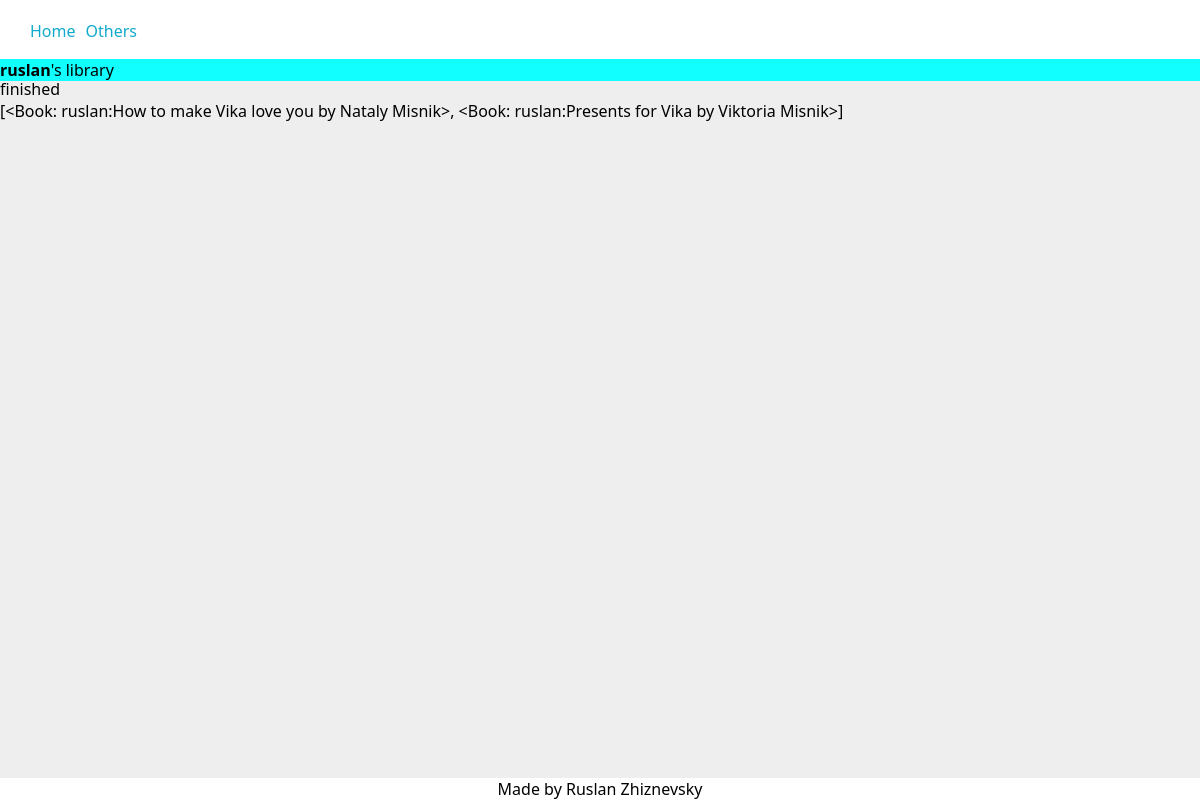
Page /users/ruslan/finished/ (signed in) on the committed database.
### users/models.py (models this page shows)
class User(AbstractBaseUser, PermissionsMixin):
    def get_profile_picture_upload_path(instance, filename):
        return f"profile_pictures/{instance.username}/{filename}"
    username = models.CharField(
        verbose_name="username",
        primary_key=True,
        unique=True,
        blank=False,
        null=False,     # don't set True if blank=True
        max_length=20,
        help_text="unique username",
        validators=[MinLengthValidator(3)],
    )
    email = models.EmailField(
        verbose_name="email",
        help_text="active email for connection with this account",
        max_length=255,
        unique=True,
        blank=False,
        null=False,
    )
    profile_picture = models.ImageField(
        verbose_name="profile picture",
        help_text="profile picture",
        upload_to=get_profile_picture_upload_path,
        max_length=255,
        blank=True,
        null=True,
        default=None,
    )
    to_show = models.BooleanField(
        verbose_name="to show",
        help_text="if this flag is set to False "
                  "user won't be listed in any public listings",
        default=True,
    )
    is_active = models.BooleanField(default=True)
    is_staff = models.BooleanField(default=False)
    USERNAME_FIELD = "username"
    EMAIL_FIELD = "email"
    REQUIRED_FIELDS = ["email"]
    objects = UserManager()
    def __str__(self):
        return self.username

### library/models.py (models this page shows, shortened)
class UserCategory(models.Model):
    user = models.ForeignKey(
        settings.AUTH_USER_MODEL,
        verbose_name="user",
        help_text="user, to whom add category",
        on_delete=models.CASCADE,
        related_name="user_categories",
        related_query_name="user_category",
    )
    category_name = models.CharField(
        verbose_name="category",
        help_text="category of the book(fantasy, horror, etc.)",
        max_length=20,
        blank=False,
        null=False,
    )
    class Meta:
        constraints = [
            models.UniqueConstraint(
                name="%(app_label)s_%(class)s_user_and_category_unique",
                fields=["user", "category_name"]
            )
        ]

class Book(models.Model):
    user = models.ForeignKey(
        settings.AUTH_USER_MODEL,
        verbose_name="user",
        help_text="user who has this book in their library",
        on_delete=models.CASCADE,
        related_name="books",
        related_query_name="book",
        null=False,
        blank=False,
    )
    title = models.CharField(
        verbose_name="title",
        help_text="title of the book",
        max_length=60,
        blank=True,
        null=False,
        unique=False,
    )
    author = models.CharField(
        verbose_name="author",
        help_text="author of the book",
        max_length=60,
        blank=True,
        null=False,
        unique=False,
    )
    started = models.DateField(
        verbose_name="started",
        help_text="date when started reading",
        default=datetime.date.today,
        editable=True,
        blank=True,
        null=True,
    )
    finished = models.DateField(
        verbose_name="finished",
        help_text="date when finished reading",
        editable=True,
        blank=True,
        null=True,
        default=None,
    )
    rating = models.PositiveIntegerField(
        verbose_name="rating",
        help_text="book rating from 1 to 10",
        blank=True,
        null=True,
        default=None,
        validators=[MaxValueValidator(10), MinValueValidator(1)],
    )
    comment = models.TextField(
        verbose_name="comment",
        help_text="comment on this book. Is it bad? Good?",
        blank=True,
    )
    category = models.ForeignKey(
        "UserCategory",
        on_delete=models.CASCADE,
        verbose_name="category",
    )
    def _get_bookfile_upload_path(instance, filename):
        return f"books/{instance.user}/{instance.author}_{instance.title}/{filename}"
    file = models.FileField(
        verbose_name="book file",
        help_text="book file to upload",
        upload_to=_get_bookfile_upload_path,
        blank=True,
        null=True,
        default=None,
    )
    def _get_coverfile_upload_path(instance, filename):
        return f"books/{instance.user}/{instance.author}_{instance.title}/{filename}"
    cover = models.ImageField(
        verbose_name="cover image",
        help_text="image of the cover of the book",
        upload_to=_get_coverfile_upload_path,
        blank=True,
        null=True,
        default=None,
    )
    def __str__(self):
        return f"{self.user}:{self.title} by {self.author}"
    class Meta:
        constraints = [
            models.CheckConstraint(
                check=~models.Q(started__gt=models.F("finished")),
                name="%(app_label)s_%(class)s_finished_before_started"
            ),
            models.UniqueConstraint(
                fields=["user", "title", "author"],
                name="%(app_label)s_%(class)s_user_title_author_unique",
            )
        ]

### library/views.py (the view)
# urls.py: path("users/<str:username>/<str:category>/", views.category, name="someones_category"),
@login_required
def category(request, category, username=None):
    if username is None:
        books = _sort_user_books_by_categories(request.user)[category]
        viewed_user = None
    else:
        viewed_user = User.objects.get(username=username)
        books = _sort_user_books_by_categories(viewed_user)[category]
    context = {
        "user": request.user,
        "viewed_user": viewed_user,
        "category": category,
        "books": books,
    }
    return render(request, "category.html", context=context)

### library/views.py (called while the page is built)
def _sort_user_books_by_categories(user):
    books = user.books.all()
    books_by_categories = {}
    category_objs = UserCategory.objects.filter(user=user)
    for category in [category_obj.category_name for category_obj in category_objs]:
        books_by_categories[category] = []
    for book in books:
        category_obj = book.category
        books_by_categories[category_obj.category_name] += [book]
    return books_by_categories

### library/templates/category.html
{% extends 'base.html' %}
{% block content %}
    {{ category }}
    <br>
    {{ books }}
{% endblock content %}

### library/templates/base.html (shortened to what this page needs)
{% load static %}
<!DOCTYPE html>
<html lang="en">
    <head>
        <link rel="stylesheet" href="{% static 'library/base.css' %}">
    </head>
    <body>
        <header>
            {% block header %}
            <nav id="nav_top">
                <ul>
                    <li><a href="{% url 'your_all_books' %}">Home</a></li>
                    <li><a href="{% url 'users_list' %}">Others</a></li>
                </ul>
            </nav>
            {% endblock header %}
        </header>
        <main>
            {% if viewed_user is not None %}
            <div class="viewed_user">
                <b>{{ viewed_user }}</b>'s library
            </div>
            {% endif %}
            {% block content %}
            {% endblock content %}
        </main>
        {% block footer %}
        <footer>
            Made by Ruslan Zhiznevsky
        </footer>
        {% endblock footer %}
    </body>
</html>

### library/static/library/base.css (style rules this page uses)
html { margin: 0; padding: 0; scroll-behavior: smooth; }
body { font-family: 'Segoe UI', Tahoma, Geneva, Verdana, sans-serif; margin: 0; padding: 0; box-sizing: border-box; background: #eee; }
header { position: fixed; top: 0; width: 100vw; }
#nav_top { background-color: #fff; }
#nav_top ul { display: flex; justify-content: flex-start; padding: 20px; margin: auto; }
li { list-style: none; padding-left: 10px; }
main { width: min-content; min-width: 100vw; padding-top: 78px; }
.viewed_user { background: #1ff; position: fixed; top: 59px; width: 100vw; }
header a { text-decoration: none; color: #1ac }
a { text-decoration: none; color: white; }
footer { position: fixed; background: #fff; bottom: 0; width: 100vw; text-align: center; }

### rows in the picture
User: username "ruslan"
UserCategory: category_name "finished"
Book: user+title+author "[<Book: ruslan:How to make Vika love you by Nataly Misnik>, <Book: ruslan:Presents for Vika by Viktoria Misnik>]"
